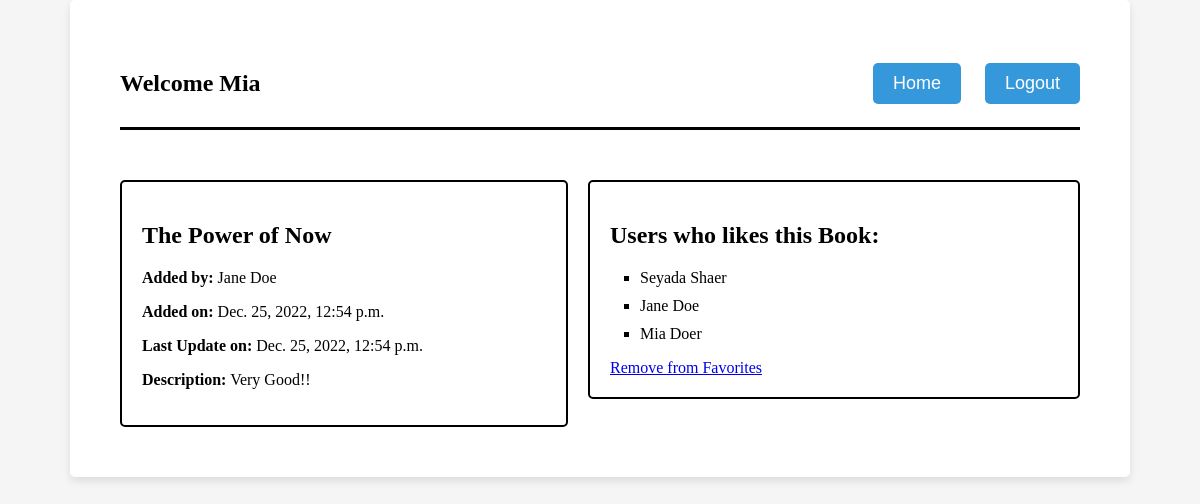
The page /books/4 (signed in) on the database its author committed.
### favbooks_app/models.py (models this page shows)
class User(models.Model):
    first_name = models.CharField(max_length=255)
    last_name = models.CharField(max_length=255)
    email = models.CharField(max_length=255)
    password = models.BinaryField(max_length=255)
    pw_confirm = models.CharField(max_length=255)
    created_at = models.DateTimeField(auto_now_add=True)
    updated_at = models.DateTimeField(auto_now=True)
    objects = UserManager()

class Book(models.Model):
    title = models.CharField(max_length=255)
    description = models.TextField()
    uploaded_by = models.ForeignKey(User, related_name="books_uploaded", on_delete=models.CASCADE)
    users_who_like = models.ManyToManyField(User, related_name="liked_books")
    created_at = models.DateTimeField(auto_now_add = True)
    updated_at = models.DateTimeField(auto_now = True)
    objects = BookManager()

### favbooks_app/views.py (the view)
# urls.py: path("books/<int:id>", views.view_book),
def view_book(request, id):
    book = models.get_book(id=id)
    user_id = book.uploaded_by.id
    if user_id == request.session['id']:
        context = {
        "book": book,
        "user": models.get_user(request, id=id),
        "all_book": models.get_all_books(),
        }
        return render(request, 'edit_book.html', context)
    else:
        context = {
        "book": book,
        "user": models.get_user(request, id=id),
        "all_book": models.get_all_books(),
        }
        return render(request, 'view_book.html', context)

### favbooks_app/models.py (called while the page is built)
def get_book(id):
    return Book.objects.get(id=id)

def get_user(request, id):
    return User.objects.get(id=request.session['id'])

def get_all_books():
    return Book.objects.all()

### favbooks_app/templates/view_book.html (shortened to what this page needs)
    <!DOCTYPE html>
    <html lang="en">
    <head>
    </head>
    <body>
        <div class="container">
            <div class="header">
                <div>
                    <h2 class="inline">Welcome {{ user.first_name }}</h>
                </div>
                <div>
                    <a href="/home"><button type="button">Home</button></a>
                    <a href="/logout"><button type="button">Logout</button></a>
                </div>
            </div>
            <div class="main">
                <div class="book_box">
                    <div class="form_box">
                        <h2>{{book.title}}</h2>
                        <p><b>Added by: </b> {{book.uploaded_by.first_name}} {{book.uploaded_by.last_name}}</p>
                        <p><b>Added on: </b> {{book.created_at}}</p>
                        <p><b>Last Update on:  </b> {{book.updated_at}}</p>
                        <p><b>Description:</b> {{book.description}}</p>
                    </div>
                </div>
                <div class="books">
                    <h2>Users who likes this Book: </h2>
                    <ul>
                        {% for user in book.users_who_like.all %}
                            <li> {{ user.first_name }} {{ user.last_name }} </li>
                        {% endfor %}
                    </ul>
                            <div>
                            {% if user in book.users_who_like.all %}
                                <a href="/remove_from_favorites/{{book.id}}">Remove from Favorites</a>
                            {% else %}
                                <a href="/add_to_favorites/{{book.id}}">Add to Favorites</a>
                            {% endif %}
                            </div>
                </div>
            </div>
    </body>
    </html>

### favbooks_app/templates/view_book.html (style rules this page uses)
body { font-family: 'Times New Roman', Times, serif; background-color: #f5f5f5; margin: 0; padding: 0; }
.main { display: flex; justify-content: space-between; align-items: flex-start ; width: 100%; margin-top: 50px; }
.container { max-width: 80%; margin: 0 auto; background-color: white; padding: 50px; border-radius: 5px; box-shadow: 0 4px 8px rgba(0, 0, 0, 0.1); }
.header { display: flex; align-items: center; justify-content: space-between; margin-bottom: 20px; padding-bottom: 10px; border-bottom: 3px solid black; }
button[type="button"] { background-color: #3498db; color: white; border: none; border-radius: 5px; padding: 10px 20px; margin-left: 20px; font-size: 18px; }
.main { display: flex; flex-direction: row; }
.book_box { flex: 1; margin-right: 20px; }
.form_box { border: 2px solid black; padding: 20px; border-radius: 5px; }
h2 { margin-bottom: 20px; }
.books { flex: 1; border: 2px solid black; padding: 20px; border-radius: 5px; }
ul { padding-left: 30px; list-style-type: square; }
li { margin-bottom: 10px; }

### rows shown on the page
User: first_name "Mia", last_name "Doer"
Book: title "The Power of Now", uploaded_by.first_name "Jane", uploaded_by.last_name "Doe", created_at "Dec. 25, 2022, 12:54 p.m.", updated_at "Dec. 25, 2022, 12:54 p.m.", description "Very Good!!"
User: first_name "Seyada", last_name "Shaer"
User: first_name "Jane", last_name "Doe"
